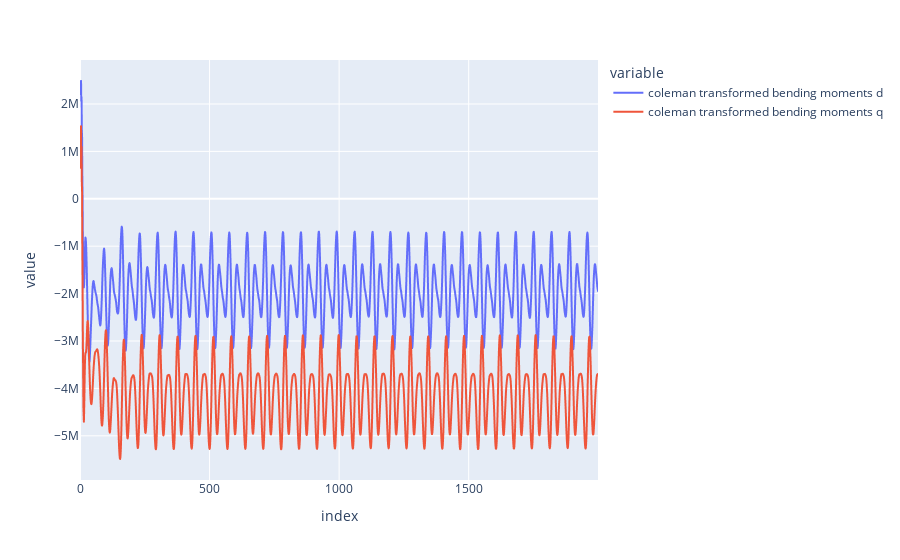

Notebook code cell kept with this figure:
### Code cell
px.line(first_rollout, y=['coleman transformed bending moments d', 'coleman transformed bending moments q'])

### Figure 1 — Plotly figure (JSON) as saved in the notebook; plotly's stock layout.template omitted (floating-point values rounded to 4 significant figures; data arrays with more than 128 entries replaced by an {"elided": "..."} marker saying what was removed)
{"data": [{"hovertemplate": "variable=coleman transformed bending moments d<br>index=%{x}<br>value=%{y}<extra></extra>", "legendgroup": "coleman transformed bending moments d", "line": {"color": "#636efa", "dash": "solid"}, "mode": "lines", "name": "coleman transformed bending moments d", "showlegend": true, "type": "scattergl", "x": {"elided": "2000 int values"}, "xaxis": "x", "y": {"elided": "2000 float values"}, "yaxis": "y"}, {"hovertemplate": "variable=coleman transformed bending moments q<br>index=%{x}<br>value=%{y}<extra></extra>", "legendgroup": "coleman transformed bending moments q", "line": {"color": "#EF553B", "dash": "solid"}, "mode": "lines", "name": "coleman transformed bending moments q", "showlegend": true, "type": "scattergl", "x": {"elided": "2000 int values"}, "xaxis": "x", "y": {"elided": "2000 float values"}, "yaxis": "y"}], "layout": {"legend": {"title": {"text": "variable"}, "tracegroupgap": 0}, "margin": {"t": 60}, "xaxis": {"anchor": "y", "domain": [0, 1], "title": {"text": "index"}}, "yaxis": {"anchor": "x", "domain": [0, 1], "title": {"text": "value"}}}}
